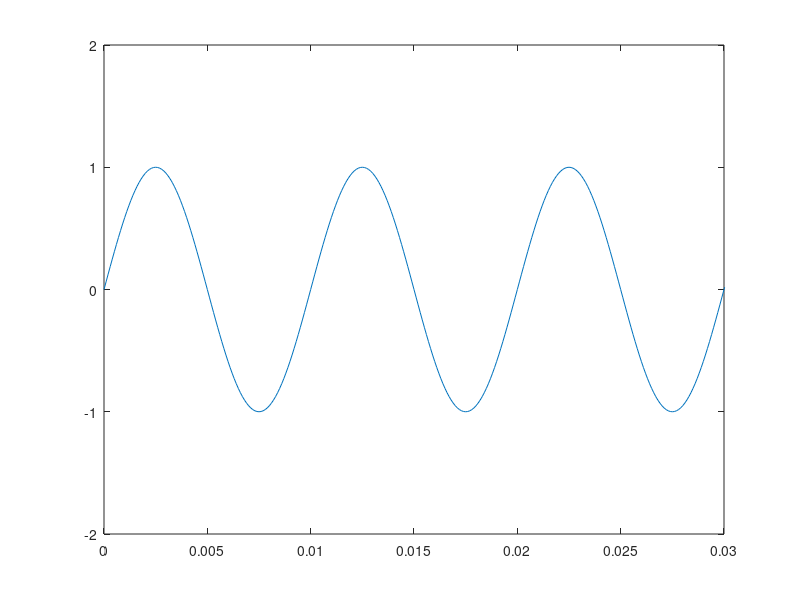
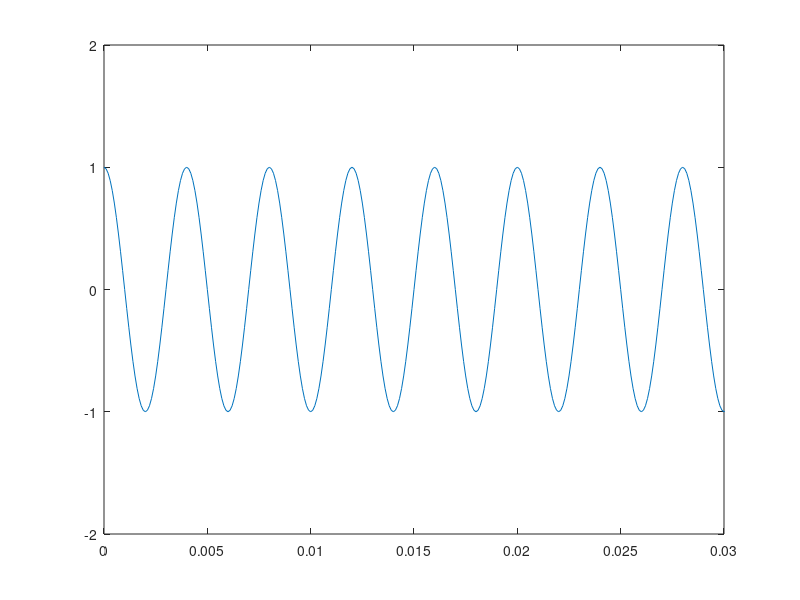
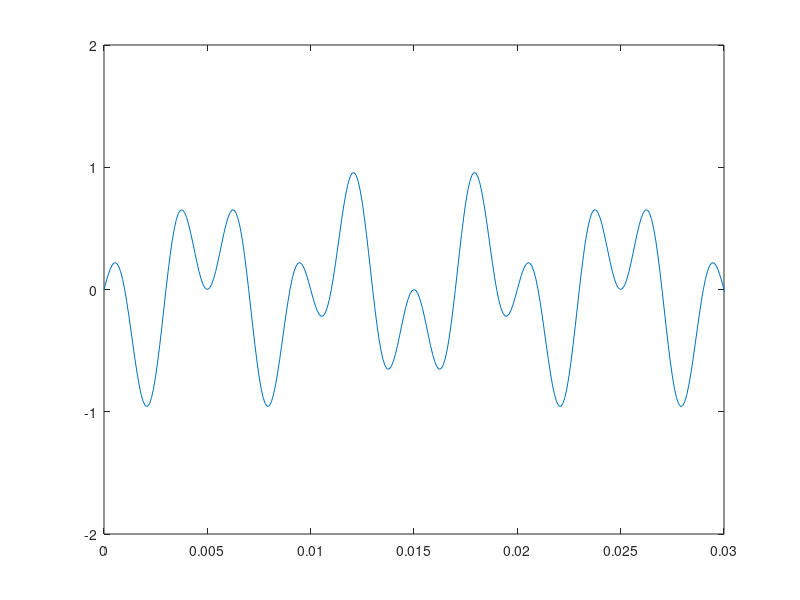

MATLAB code to generate these figures, in order:
clear all 
close all 
clc
 t=0:0.0001:3; 
yt1= sin(200*pi*t);
 figure(1) 
plot(t,yt1) 
axis([0 0.03 -2 2]) 
yt2= cos(500*pi*t); 
figure(2) 
plot(t,yt2) 
axis([0 0.03 -2 2]) 
Yt= yt1.*yt2; 
figure(3) 
plot(t,Yt) 
axis([0 0.03 -2 2])
